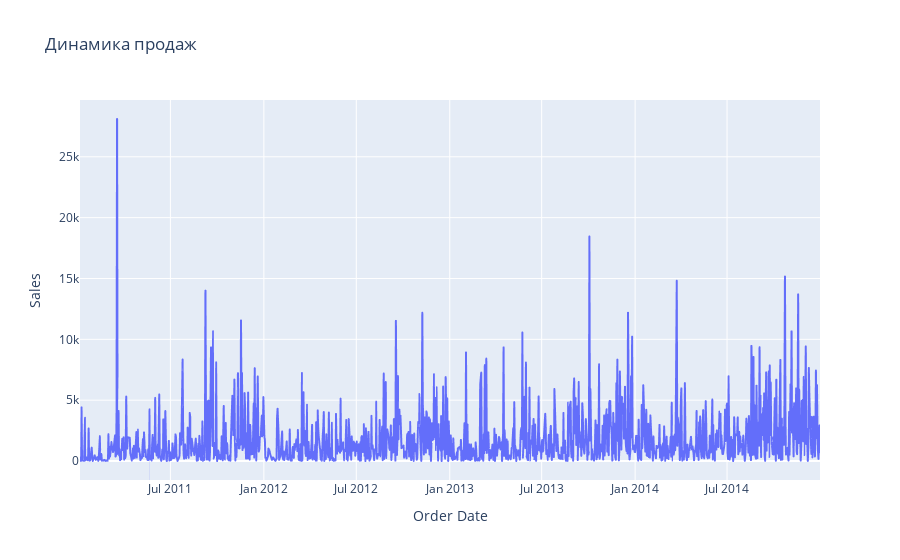

The code cell stored with this chart in its notebook:
### Code cell
# 5. Динамика продаж во времени
fig = px.line(df.groupby('Order Date')['Sales'].sum().reset_index(), x='Order Date', y='Sales', title='Динамика продаж')
fig.show()

### Figure 1 — Plotly figure (JSON) as saved in the notebook; plotly's stock layout.template omitted (floating-point values rounded to 4 significant figures; data arrays with more than 128 entries replaced by an {"elided": "..."} marker saying what was removed)
{"data": [{"hovertemplate": "Order Date=%{x}<br>Sales=%{y}<extra></extra>", "legendgroup": "", "line": {"color": "#636efa", "dash": "solid"}, "marker": {"symbol": "circle"}, "mode": "lines", "name": "", "showlegend": false, "type": "scattergl", "x": {"elided": "1235 str values"}, "xaxis": "x", "y": {"elided": "1235 float values"}, "yaxis": "y"}], "layout": {"legend": {"tracegroupgap": 0}, "title": {"text": "Динамика продаж"}, "xaxis": {"anchor": "y", "domain": [0, 1], "title": {"text": "Order Date"}}, "yaxis": {"anchor": "x", "domain": [0, 1], "title": {"text": "Sales"}}}}
